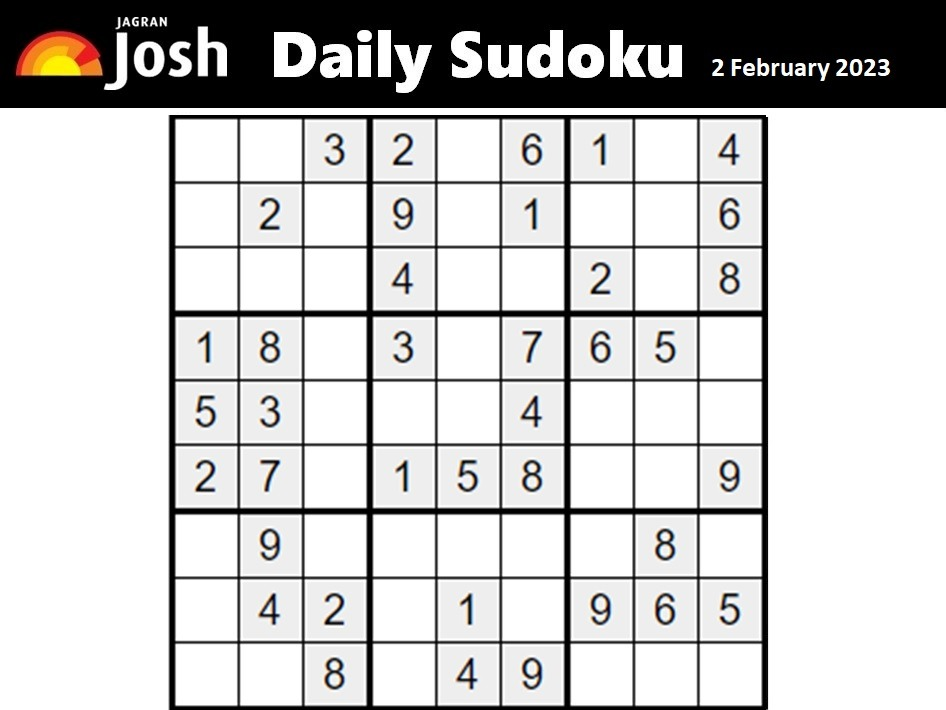
#> input picture backend/uploads/daily.jpg, 946 x 710 px, found by its file name
$ jupyter execute --allow-errors a.ipynb
#> lines starting #> are read from the running program, lines starting #| are printed output that depends on the picture; after the words box and inside, x2 and y2 are one past the last pixel; in counts of white or black regions, pixels touching at a corner belong together
[cell 1]
import cv2
import numpy as np
from tensorflow.keras.models import load_model

#> (the rest of this cell did not finish here and is left out)

[cell 2]
def order_points(pts):
    rect = np.zeros((4, 2), dtype="float32")
    s = pts.sum(axis=1)
    rect[0] = pts[np.argmin(s)]
    rect[2] = pts[np.argmax(s)]
    diff = np.diff(pts, axis=1)
    rect[1] = pts[np.argmin(diff)]
    rect[3] = pts[np.argmax(diff)]
    return rect


def four_point_transform(image, pts):
    rect = order_points(pts)
    (tl, tr, br, bl) = rect
    widthA = np.sqrt(((br[0] - bl[0]) ** 2) + ((br[1] - bl[1]) ** 2))
    widthB = np.sqrt(((tr[0] - tl[0]) ** 2) + ((tr[1] - tl[1]) ** 2))
    maxWidth = max(int(widthA), int(widthB))
    heightA = np.sqrt(((tr[0] - br[0]) ** 2) + ((tr[1] - br[1]) ** 2))
    heightB = np.sqrt(((tl[0] - bl[0]) ** 2) + ((tl[1] - bl[1]) ** 2))
    maxHeight = max(int(heightA), int(heightB))
    dst = np.array(
        [[0, 0], [maxWidth - 1, 0], [maxWidth - 1, maxHeight - 1], [0, maxHeight - 1]],
        dtype="float32",
    )
    M = cv2.getPerspectiveTransform(rect, dst)
    warped = cv2.warpPerspective(image, M, (maxWidth, maxHeight))
    return warped

[cell 3]
def preprocessing(img):
    img = cv2.cvtColor(img, cv2.COLOR_BGR2GRAY)
    img = cv2.equalizeHist(img)
    img = img / 255
    return img

[cell 4]
def process_image(img):
    img_gray = cv2.cvtColor(img, cv2.COLOR_BGR2GRAY)
    img_blur = cv2.GaussianBlur(img_gray, (9, 9), 0)
    img_thresh = cv2.adaptiveThreshold(
        img_blur, 255, cv2.ADAPTIVE_THRESH_GAUSSIAN_C, cv2.THRESH_BINARY, 11, 2
    )
    img_thresh = cv2.bitwise_not(img_thresh)
    contours, _ = cv2.findContours(
        img_thresh, cv2.RETR_EXTERNAL, cv2.CHAIN_APPROX_SIMPLE
    )
    contours = sorted(contours, key=cv2.contourArea, reverse=True)
    contour = contours[0]
    peri = cv2.arcLength(contour, True)
    approx = cv2.approxPolyDP(contour, 0.02 * peri, True)
    grid = four_point_transform(img, approx.reshape(4, 2))
    img = grid
    grid_size = (9, 9)
    cell_size = (img.shape[0] // grid_size[0], img.shape[1] // grid_size[1])
    cells = [[None] * grid_size[1] for _ in range(grid_size[0])]
    for i in range(grid_size[0]):
        for j in range(grid_size[1]):
            cell = img[
                (i * cell_size[0]) : ((i + 1) * cell_size[0]),
                (j * cell_size[1]) : ((j + 1) * cell_size[1]),
            ]
            cells[i][j] = cell
    new_cells = [[None] * grid_size[1] for _ in range(grid_size[0])]

    for i in range(grid_size[0]):
        for j in range(grid_size[1]):
            # cv2_imshow(cells[i][j][10:-10, 10:-10])
            new_cells[i][j] = cells[i][j][10:-10, 10:-10]

    return new_cells

[cell 5]
def predict_cells(new_cells, model):
    sudoku_grid = [[0 for _ in range(9)] for _ in range(9)]
    score_grid = [[0 for _ in range(9)] for _ in range(9)]
    for i in range(9):
        for j in range(9):

            cell = new_cells[i][j]
            img = np.asarray(cell)
            img = cv2.resize(img, (32, 32))
            # img=cv2.resize(img,(28,28))
            img = preprocessing(img)
            img = img.reshape(1, 32, 32, 1)
            # img=img.reshape(1,28,28,1)
            classid = model.predict(img)

            if np.max(classid) > 0.80:
                score_grid[i][j] = round(float(classid.max()), 2)
                sudoku_grid[i][j] = int(classid.argmax(axis=1))

    return sudoku_grid, score_grid


def is_valid(board, row, col, num):
    # Check the number in the row
    for x in range(9):
        if board[row][x] == num:
            return False

    # Check the number in the column
    for x in range(9):
        if board[x][col] == num:
            return False

    # Check the number in the 3x3 matrix
    start_row = row - row % 3
    start_col = col - col % 3
    for i in range(3):
        for j in range(3):
            if board[i + start_row][j + start_col] == num:
                return False
    return True


def solve_sudoku(board):
    for i in range(9):
        for j in range(9):
            if board[i][j] == 0:
                for num in range(1, 10):
                    if is_valid(board, i, j, num):
                        board[i][j] = num
                        if solve_sudoku(board):
                            return True
                        board[i][j] = 0
                return False
    return board

[cell 6]
img=cv2.imread('../frontend/daily.jpg')
#> img is the input picture: shape (710, 946, 3); mean B, G, R 199.7, 200.2, 200.7
img_gray = cv2.cvtColor(img, cv2.COLOR_BGR2GRAY)
img_blur = cv2.GaussianBlur(img_gray, (9, 9), 0)
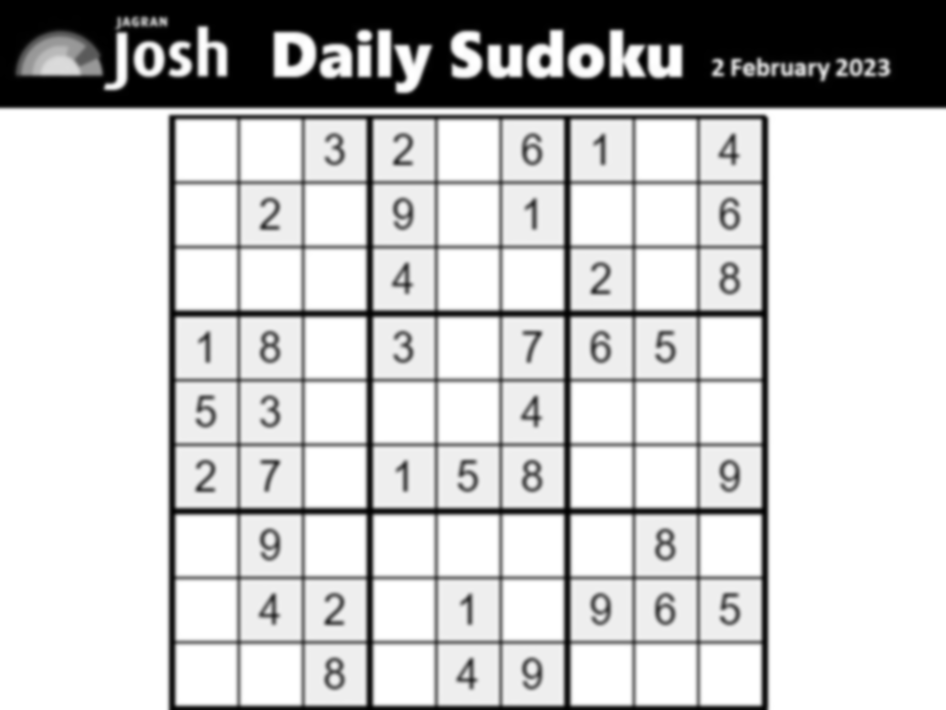
#> img_blur: shape (710, 946); min 0, max 255, mean 200.3
img_thresh = cv2.adaptiveThreshold(img_blur, 255, cv2.ADAPTIVE_THRESH_GAUSSIAN_C, cv2.THRESH_BINARY, 11, 2)
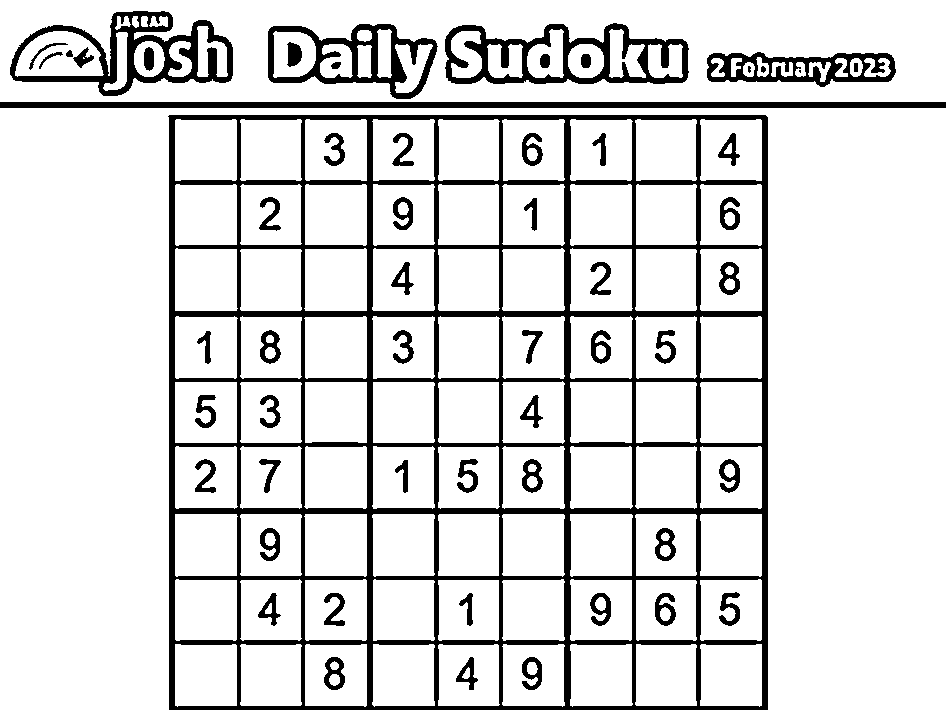
#> img_thresh: shape (710, 946); 86.3% white; 57 black regions (2 under 20 px), largest, box (x1, y1, x2, y2) and area: (168, 115, 768, 710) 55027, (0, 102, 946, 108) 5676, (10, 11, 233, 96) 5573
img_thresh = cv2.bitwise_not(img_thresh)
#> img_thresh: shape (710, 946); 13.7% white; 57 white regions (2 under 20 px)
contours, _ = cv2.findContours(img_thresh, cv2.RETR_EXTERNAL, cv2.CHAIN_APPROX_SIMPLE)
#> contours = 6 contours; box (x1, y1, x2, y2) and area: (168, 115, 768, 710) 355211, (10, 11, 233, 96) 11777, (445, 23, 689, 84) 11389, (268, 24, 438, 99) 8622, (707, 52, 896, 87) 4823, (0, 102, 946, 108) 4725
contours = sorted(contours, key=cv2.contourArea, reverse=True)
contour = contours[0]
#> contour = [[169, 115], [168, 116], [169, 117], [169, 709], [767, 709], [767, 117], [765, 115]]
peri = cv2.arcLength(contour, True)
#> peri = 2383.7
approx = cv2.approxPolyDP(contour, 0.02 * peri, True)
#> approx = [[168, 116], [169, 709], [767, 709], [765, 115]]
grid = four_point_transform(img, approx.reshape(4, 2))
#> in order_points, `s = pts.sum(axis=1)`: s = [284, 878, 1476, 880]
#> in order_points, `diff = np.diff(pts, axis=1)`: diff = [-52, 540, -58, -650]
#> in four_point_transform, `rect = order_points(pts)`: rect = [[168, 116], [765, 115], [767, 709], [169, 709]]
#> in four_point_transform, `(tl, tr, br, bl) = rect`: tl = [168, 116]; tr = [765, 115]; br = [767, 709]; bl = [169, 709]
#> in four_point_transform, `widthA = np.sqrt(((br[0] - bl[0]) ** 2) + ((br[1] - bl[1]) ** 2))`: widthA = 598
#> in four_point_transform, `widthB = np.sqrt(((tr[0] - tl[0]) ** 2) + ((tr[1] - tl[1]) ** 2))`: widthB = 597
#> in four_point_transform, `maxWidth = max(int(widthA), int(widthB))`: maxWidth = 598
#> in four_point_transform, `heightA = np.sqrt(((tr[0] - br[0]) ** 2) + ((tr[1] - br[1]) ** 2))`: heightA = 594
#> in four_point_transform, `heightB = np.sqrt(((tl[0] - bl[0]) ** 2) + ((tl[1] - bl[1]) ** 2))`: heightB = 593
#> in four_point_transform, `maxHeight = max(int(heightA), int(heightB))`: maxHeight = 594
#> in four_point_transform, `dst = np.array( [[0, 0], [maxWidth - 1, 0], [maxWidth - 1, maxHeight -..`: dst = [[0, 0], [597, 0], [597, 593], [0, 593]]
#> in four_point_transform, `M = cv2.getPerspectiveTransform(rect, dst)`: M = [[1, -0.00169, -168.2], [0.00168, 1, -116.6], [2.83e-06, 2.81e-06, 1]]
#> in four_point_transform, `warped = cv2.warpPerspective(image, M, (maxWidth, maxHeight))`:
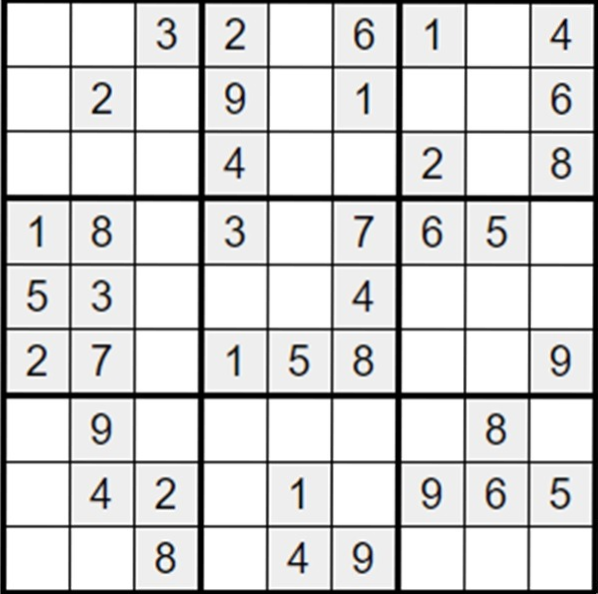
#> warped: shape (594, 598, 3); mean B, G, R 213.8, 213.8, 213.8
img = grid
grid_size = (9, 9)
cell_size = (img.shape[0] // grid_size[0], img.shape[1] // grid_size[1])
#> cell_size = (66, 66)
cells = [[None] * grid_size[1] for _ in range(grid_size[0])]
#> cells = 9 items
for i in range(grid_size[0]):
        for j in range(grid_size[1]):
            cell = img[
                (i * cell_size[0]) : ((i + 1) * cell_size[0]),
                (j * cell_size[1]) : ((j + 1) * cell_size[1]),
            ]
            cells[i][j] = cell
new_cells = [[None] * grid_size[1] for _ in range(grid_size[0])]
#> new_cells = 9 items
for i in range(grid_size[0]):
    for j in range(grid_size[1]):
        new_cells[i][j] = cells[i][j][10:-10, 10:-10]

[cell 7]
data=new_cells
#> data = 9 items

[cell 8]
img=cv2.imread('../frontend/daily.jpg')
new_cells=process_image(img)
#> in process_image, `peri = cv2.arcLength(contour, True)`: peri = 2383.7
#> in process_image, `approx = cv2.approxPolyDP(contour, 0.02 * peri, True)`: approx = [[168, 116], [169, 709], [767, 709], [765, 115]]
#> in process_image, `cells = [[None] * grid_size[1] for _ in range(grid_size[0])]`: cells = 9 items
sudoku_grid=[[0 for _ in range(9)] for _ in range(9)]
#> sudoku_grid = 9 items, first 6: [0, 0, 0, 0, 0, 0, 0, 0, 0], [0, 0, 0, 0, 0, 0, 0, 0, 0], [0, 0, 0, 0, 0, 0, 0, 0, 0], [0, 0, 0, 0, 0, 0, 0, 0, 0], [0, 0, 0, 0, 0, 0, 0, 0, 0], [0, 0, 0, 0, 0, 0, 0, 0, 0]
#> (the rest of this cell did not finish here and is left out)

[cell 9]
sudoku_grid
#> Out has the same summary as sudoku_grid

[cell 10]
sudoku_grid
#> Out has the same summary as sudoku_grid

[cell 11]
solve_sudoku(sudoku_grid)
#> Out = True

[cell 12]
# create empty board
board = [[0 for _ in range(9)] for _ in range(9)]
#> board has the same summary as sudoku_grid
# fill the board with the data
#> (the rest of this cell did not finish here and is left out)

[cell 13]
board
#> Out has the same summary as sudoku_grid

[cell 14]
# combine in one function
def solved_board(img):
    new_cells=process_image(img)
#> new_cells = 9 items
    sudoku_grid=[[0 for _ in range(9)] for _ in range(9)]
    sudoku_grid= predict_cells(new_cells, model)[0]
    solve_sudoku(sudoku_grid)
    return sudoku_grid
